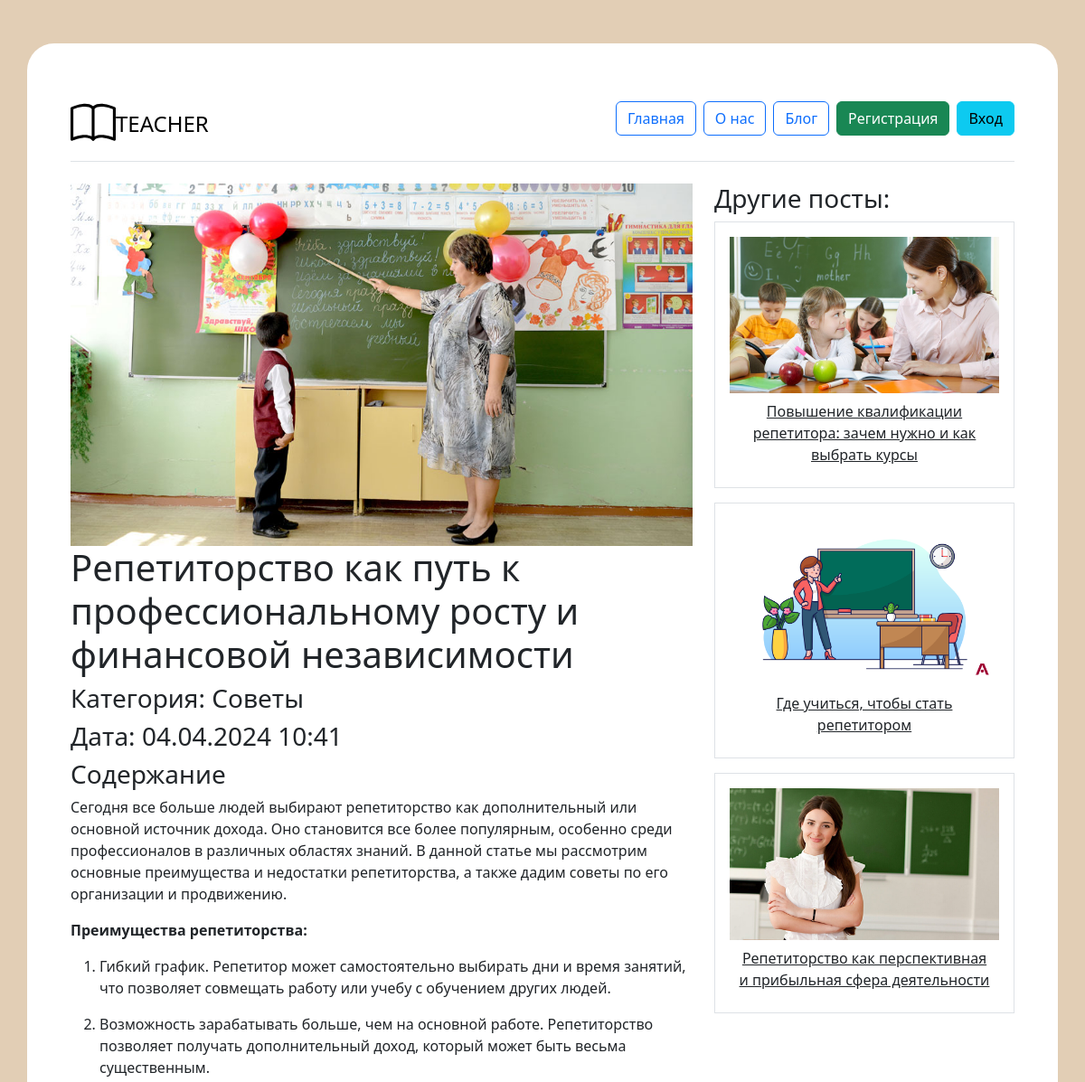
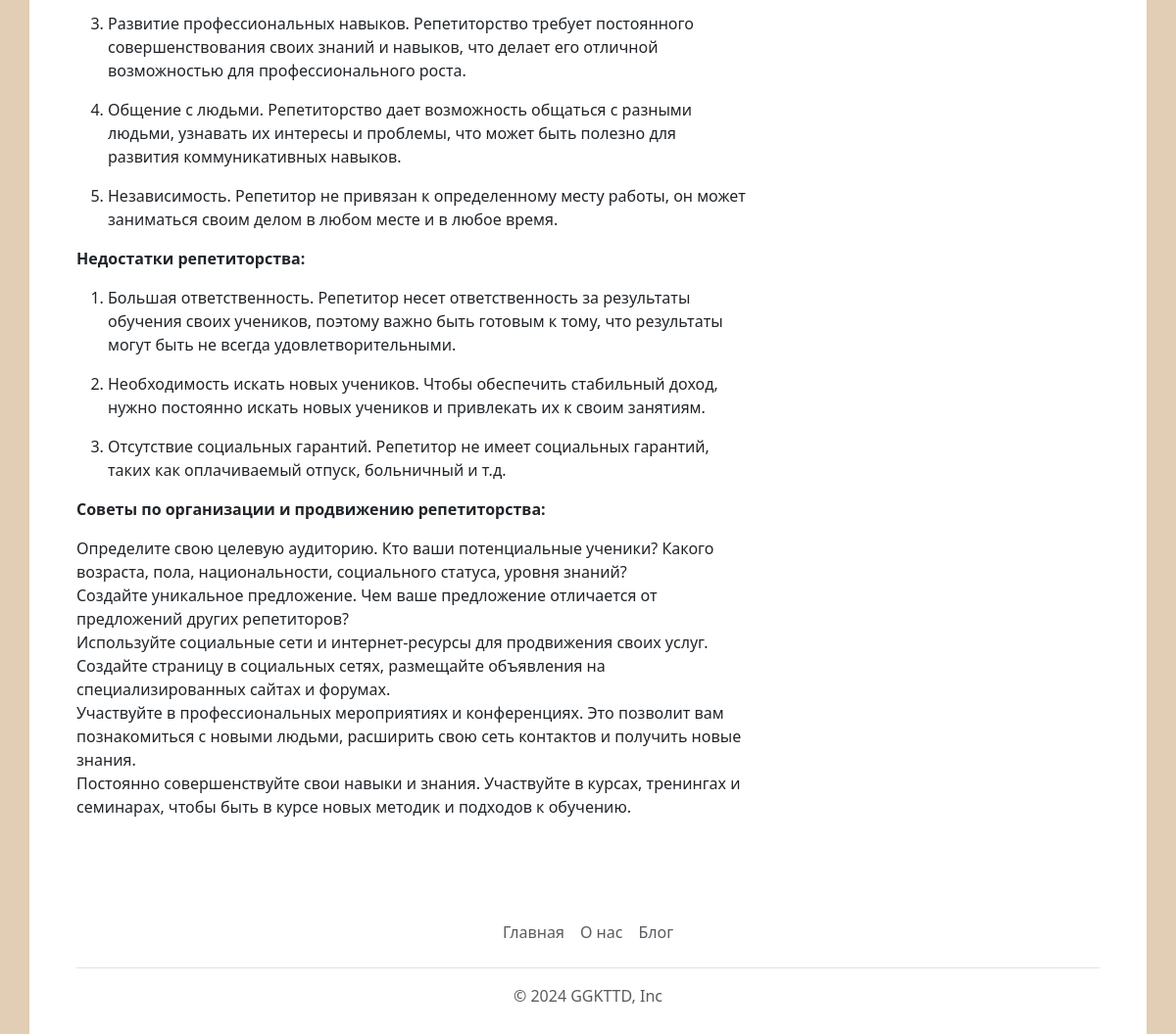
Page /article/5 on the committed database (2 pictures, top to bottom).
### app.py (models this page shows, shortened)
class Articles(db.Model):
    id = db.Column(db.Integer,primary_key=True)
    title = db.Column(db.String(100))
    date = db.Column(db.DateTime, default=datetime.now)
    text = db.Column(db.Text)
    image_name = db.Column(db.String(100))
    category = db.Column(db.String(100))

### app.py (the view, shortened to what this page needs)
@app.route('/article/<int:id>', methods=['GET', 'POST'])
def article(id):
    article = Articles.query.get(id)
    articles_random = Articles.query.filter(Articles.id!=article.id).order_by(func.random()).limit(3).all()
    return render_template("article.html",article=article,articles_random=articles_random)

### app.py (called while the page is built)
@app.context_processor
def inject_user():
    return dict(
    subjects=db.session.query(Teachers.subject).distinct().all(),
    articles_category=db.session.query(Articles.category).distinct().all(),
    )

@app.context_processor
def inject_user():
    def get_user_name():
        if 'name' in session:
            return Users.query.filter_by(email=session['name']).first()
    return dict(active_user=get_user_name())

### templates/article.html (shortened to what this page needs)
{% extends 'base.html' %}
{% block main %}
<main>
    <div class="row">
        <div class="col-md-8">
            <img src="../static/img/upload/{{article.image_name}}" alt="" class="img-fluid">
            <h1>{{article.title}}</h1>
            <h3>Категория: {{article.category}}</h3>
            <h3>Дата: {{article.date.strftime('%d.%m.%Y %H:%M')}}</h3>
            <h3>Содержание</h3>
            {% autoescape false %}
            {{article.text}}
            {% endautoescape %}
        </div>
        <div class="col-md-4">
            <h3>Другие посты:</h3>
            {%for article in articles_random%}
            <div class="border p-3 mb-3 text-center">
                <a href="/article/{{article.id}}" class="link-dark d-flex justify-content-center flex-column">
                    <img src="../static/img/upload/{{article.image_name}}" class="img-fluid" alt="">
                    <p class="m-2">{{article.title}}</p>
                </a>
            </div>
            {%endfor%}
        </div>
    </div>
</main>
{% endblock %}

### static/css/style.css (style rules this page uses)
body { background-color: #e2ceb5; }

### rows in the picture
Articles: image_name (picture), title "Репетиторство как путь к профессиональному росту и финансовой независимости", category "Советы", date "04.04.2024 10:41", text "Сегодня все больше людей выбирают репетиторство как дополнительный или основной источник дохода. Оно становится все более популярным, особенно среди профессионалов в различных областях знаний. В данной статье мы рассмотрим основные преимущества и недостатки репетиторства, а также дадим советы по его организации и продвижению. Преимущества репетиторства: Гибкий график. Репетитор может самостоятельно выбирать дни и время занятий, что позволяет совмещать работу или учебу с обучением других людей. Возможность зарабатывать больше, чем на основной работе. Репетиторство позволяет получать дополнительный доход, который может быть весьма существенным. Развитие профессиональных навыков. Репетиторство…"
Articles: image_name (picture), title "Повышение квалификации репетитора: зачем нужно и как выбрать курсы"
Articles: image_name (picture), title "Где учиться, чтобы стать репетитором"
Articles: image_name (picture), title "Репетиторство как перспективная и прибыльная сфера деятельности"
